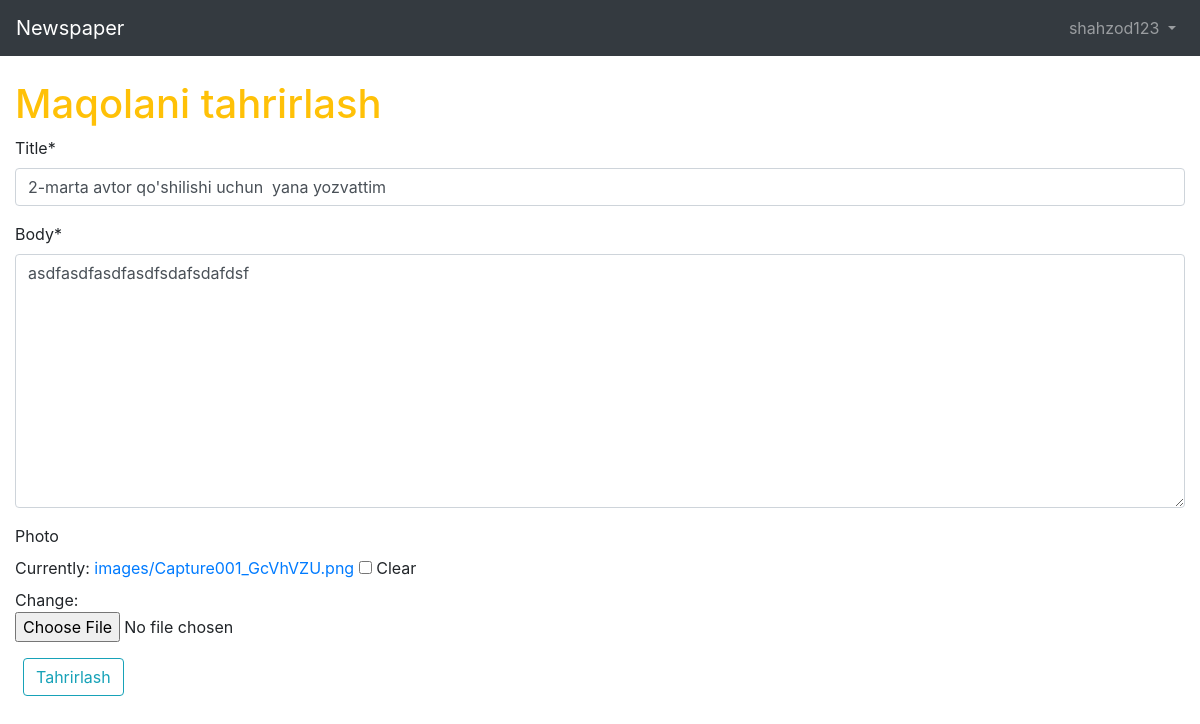
Page /articles/2/edit/ (signed in) on the committed database.
### users/models.py (models this page shows)
class CustomUser(AbstractUser):
    DateOfBirth = models.DateField(null=True,blank=True)
    job = models.CharField(max_length=200,null=True,blank=True)
    address = models.CharField(max_length=200,null=True,blank=True)

### articles/models.py (models this page shows, shortened)
class Article(models.Model):
    title = models.CharField(max_length=255)
    body = models.TextField()
    photo = models.ImageField(upload_to='images/',blank=True)
    date = models.DateTimeField(auto_now_add=True)
    author = models.ForeignKey(
        get_user_model(),
        on_delete=CASCADE,
    )

### articles/views.py (the view)
# urls.py: path('<int:pk>/edit/',ArticleUpdateView.as_view(),name='article_edit'),
class ArticleUpdateView(LoginRequiredMixin,UserPassesTestMixin,UpdateView):
    model = Article
    fields = ('title','body','photo')
    template_name = 'article_edit.html'
    login_url = 'login'
    def test_func(self):
        obj = self.get_object()
        return obj.author == self.request.user

### templates/article_edit.html (shortened to what this page needs)
{% extends 'base.html' %}
{% load crispy_forms_tags %}
{% block content %}
<h1 class="text-warning">Maqolani tahrirlash</h1>
<form method="post" enctype="multipart/form-data">
    {{ form|crispy }}
    <button type="submit" class="btn btn-outline-info ml-2">Tahrirlash</button>
</form>
{% endblock content %}

### templates/base.html (shortened to what this page needs)
<!DOCTYPE html>
<html lang="en">
<head>
    <link rel="stylesheet" href="https://stackpath.bootstrapcdn.com/bootstrap/4.1.3/css/bootstrap.min.css"
crossorigin="anonymous">
</head>
<body>
    <nav class="navbar navbar-expand-md navbar-dark bg-dark mb-4">
        <a class="navbar-brand" href="{% url 'home' %}">Newspaper</a>
        <div class="collapse navbar-collapse" id="navbarCollapse">
        {% if user.is_authenticated %}
        <ul class="navbar-nav ml-auto">
        <li class="nav-item">
        <a class="nav-link dropdown-toggle" href="#" id="userMenu"
        data-toggle="dropdown" aria-haspopup="true"
        aria-expanded="false">
        {{ user.username }}
        </a>
        </li>
        </ul>
        {% endif %}
        </div>
        </nav>
        <div class="container-fluid">
        {% block content %}
        {% endblock content %}
        </div>
</body>
</html>

### rows in the picture
CustomUser: username "shahzod123"
Article: title "2-marta avtor qo'shilishi uchun yana yozvattim", body "asdfasdfasdfasdfsdafsdafdsf"
